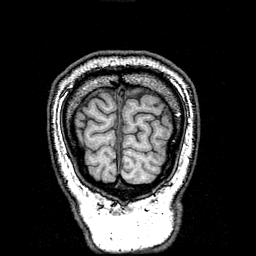
#> input picture 25015.png, 256 x 256 px, found by its file name
$ python laplacian.py
#> lines starting #> are read from the running program, lines starting #| are printed output that depends on the picture
#> further down, gray_bgr is the input picture: shape (256, 256); min 0, max 255, mean 51.6
### src/trad_models/color_model_ulti.py
import numpy as np

def rgb_to_ycbcr(img_rgb: np.ndarray):
    """BT.601 full-swing — returns float32 Y, Cb, Cr each in [0, 255]."""
    rgb = img_rgb.astype(np.float32)
    R, G, B = rgb[..., 0], rgb[..., 1], rgb[..., 2]
    Y  =  0.299   * R + 0.587   * G + 0.114   * B
    Cb = -0.16874 * R - 0.33126 * G + 0.5     * B + 128.0
#> Cb: shape (256, 256) float32; every value is 128
    Cr =  0.5     * R - 0.41869 * G - 0.08131 * B + 128.0
    return Y.astype(np.float32), Cb.astype(np.float32), Cr.astype(np.float32)


def ycbcr_to_rgb(Y: np.ndarray, Cb: np.ndarray, Cr: np.ndarray) -> np.ndarray:
    """Reconstruct uint8 RGB from float32 YCbCr channels."""
    cb, cr = Cb - 128.0, Cr - 128.0
    R = Y                   + 1.402   * cr
    G = Y - 0.34414 * cb   - 0.71414 * cr
    B = Y + 1.772   * cb
    return np.clip(np.stack([R, G, B], axis=-1), 0, 255).astype(np.uint8)


# [155 lines left out: functions rgb_to_hsi, hsi_to_rgb, rgb_to_hsv, hsv_to_rgb, not called in this run]

### src/trad_models/laplacian.py
"""
Laplacian Pyramid Image Fusion Module
======================================
Multi-mode Laplacian-pyramid-based image fusion supporting three strategies:

    1. ``grayscale``  — fuse two grayscale images directly via Laplacian pyramid
    2. ``ycbcr``      — fuse luma (Y) of a grayscale + RGB pair; keep Cb/Cr
    3. ``hsi``        — fuse intensity (I) of a grayscale + RGB pair; keep H/S

All three modes share the same core Laplacian engine
(:func:`_laplacian_fuse_channels`), so swapping the colour-space wrapper
is the only difference between strategies 2 and 3.

Usage
-----
    from laplacian_fusion import fuse

    # Strategy 1 – pure grayscale
    out = fuse(gray1, gray2, mode="grayscale")

    # Strategy 2 – YCbCr  (gray as Y₁, RGB supplies Y₂ + Cb + Cr)
    out = fuse(gray, rgb, mode="ycbcr")

    # Strategy 3 – HSI    (gray as I₁, RGB supplies I₂ + H + S)
    out = fuse(gray, rgb, mode="hsi")

    # All modes accept an optional levels kwarg
    out = fuse(gray, rgb, mode="hsi", levels=4)

API (low-level)
---------------
    laplacian_fusion(img1, img2)            → grayscale fused ndarray
    ycbcr_fusion(gray_img, rgb_img, ...)    → RGB fused ndarray
    hsi_fusion(gray_img, rgb_img, ...)      → RGB fused ndarray
"""

import cv2
import numpy as np
from color_model_ulti import rgb_to_ycbcr, ycbcr_to_rgb, rgb_to_hsi, hsi_to_rgb


# ══════════════════════════════════════════════════════════════════════
# 1.  Pyramid helpers
# ══════════════════════════════════════════════════════════════════════

def _build_gaussian_pyramid(img: np.ndarray, levels: int) -> list:
    """Return a Gaussian pyramid with *levels* downsampling steps."""
#> called with levels = 4
    gp = [img.astype(np.float32)]
    for _ in range(levels):
        img = cv2.pyrDown(img)
        gp.append(img)
#> this loop made 4 passes
#> pass 1, in _build_gaussian_pyramid, `img = cv2.pyrDown(img)`:
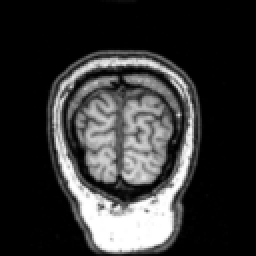
#> img: shape (128, 128) float32 (shown 2 times larger); min 0, max 255, mean 51.6
#> pass 2, in _build_gaussian_pyramid, `img = cv2.pyrDown(img)`:
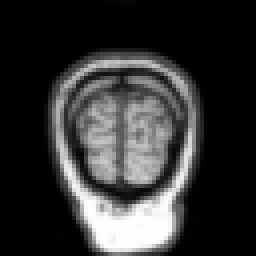
#> img: shape (64, 64) float32 (shown 4 times larger); min 0, max 255, mean 51.6
#> pass 3, in _build_gaussian_pyramid, `img = cv2.pyrDown(img)`:
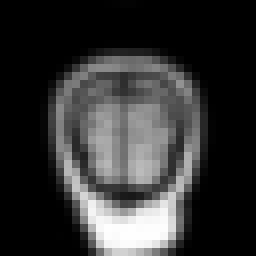
#> img: shape (32, 32) float32 (shown 8 times larger); min 0, max 254.8, mean 51.4
#> after the loop, gp = 5 items
    return gp


def _build_laplacian_pyramid(gp: list) -> list:
    """Convert a Gaussian pyramid into a Laplacian pyramid."""
    lp = []
#> lp = []
    for i in range(len(gp) - 1):
        size = (gp[i].shape[1], gp[i].shape[0])
        up = cv2.pyrUp(gp[i + 1], dstsize=size)
        lp.append(gp[i] - up)
#> this loop made 4 passes
#> size on passes 1 to 4: (256, 256), (128, 128), (64, 64), (32, 32)
#> pass 1, in _build_laplacian_pyramid, `up = cv2.pyrUp(gp[i + 1], dstsize=size)`:
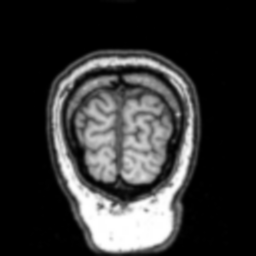
#> up: shape (256, 256) float32; min 0, max 255, mean 51.6
#> pass 2, in _build_laplacian_pyramid, `up = cv2.pyrUp(gp[i + 1], dstsize=size)`:
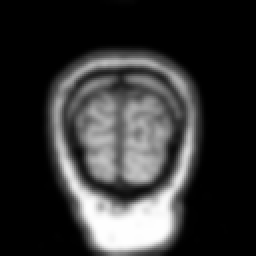
#> up: shape (128, 128) float32 (shown 2 times larger); min 0, max 255, mean 51.7
#> pass 3, in _build_laplacian_pyramid, `up = cv2.pyrUp(gp[i + 1], dstsize=size)`:
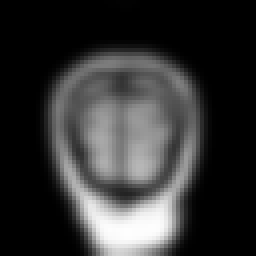
#> up: shape (64, 64) float32 (shown 4 times larger); min 0, max 254.3, mean 51.8
#> after the loop, lp = 4 items
    lp.append(gp[-1])   # coarsest (base / approximation) layer
    return lp


def _reconstruct_from_laplacian(lp: list) -> np.ndarray:
    """Collapse a Laplacian pyramid back to a full-resolution image."""
    img = lp[-1]
    for i in range(len(lp) - 2, -1, -1):
        size = (lp[i].shape[1], lp[i].shape[0])
        img = cv2.pyrUp(img, dstsize=size) + lp[i]
    return img


# ══════════════════════════════════════════════════════════════════════
# 2.  Shared Laplacian engine
# ══════════════════════════════════════════════════════════════════════

def _laplacian_fuse_channels(
    ch1: np.ndarray,
    ch2: np.ndarray,
    levels: int = 4,
) -> np.ndarray:
    """
    Fuse two single-channel float arrays via Laplacian pyramid.

    Rules
    -----
    * Base (coarsest) layer  →  arithmetic mean of both inputs
    * Detail layers          →  coefficient with greater |value|

    Parameters
    ----------
    ch1, ch2 : float32 ndarray, shape (H, W)
        Same spatial size; values in [0, 255] — both must use the same scale.
    levels   : number of pyramid levels (default ``4``).

    Returns
    -------
    float32 ndarray, shape (H, W), values clipped to [0, 255].
    """
    lp1 = _build_laplacian_pyramid(_build_gaussian_pyramid(ch1, levels))
#> lp1 = 5 items
    lp2 = _build_laplacian_pyramid(_build_gaussian_pyramid(ch2, levels))
#> the loop in _build_laplacian_pyramid (call 2), `for i in range(len(gp) - 1):` made 4 passes
#> lp2 = 5 items

    fused_pyramid = []
    for i in range(len(lp1)):
        if i == len(lp1) - 1:
            # Base layer: average (mirrors LL-band averaging in wavelet mode)
            fused_pyramid.append((lp1[i] + lp2[i]) / 2.0)
        else:
            # Detail layers: max absolute energy
            fused_pyramid.append(
                np.where(np.abs(lp1[i]) >= np.abs(lp2[i]), lp1[i], lp2[i])
            )
#> this loop made 5 passes
#> after the loop, fused_pyramid = 5 items

    reconstructed = _reconstruct_from_laplacian(fused_pyramid)
#> the loop in _reconstruct_from_laplacian, `for i in range(len(lp) - 2, -1, -1):` made 4 passes
#> (i, size) on passes 1, 3, 4: (3, (32, 32)), (1, (128, 128)), (0, (256, 256))
    return np.clip(reconstructed, 0, 255).astype(np.float32)


# ══════════════════════════════════════════════════════════════════════
# 3.  Internal: normalise grayscale input
# ══════════════════════════════════════════════════════════════════════

def _to_gray2d(img: np.ndarray, target_scale: float = 255.0) -> np.ndarray:
    """
    Squeeze a grayscale image to shape (H, W) and ensure it is float32
    in [0, *target_scale*].

    Accepts
    -------
    * (H, W)       — already 2-D
    * (H, W, 1)    — single-channel 3-D
    * (H, W, 3)    — already-gray BGR/RGB stored as 3-channel (mean taken)
    * uint8 or float32 input

    Parameters
    ----------
    target_scale : 255.0 for YCbCr mode (Y lives in [0, 255]);
                   1.0   for HSI mode    (I lives in [0, 1]).
    """
    arr = np.squeeze(img)

    if arr.ndim == 3:
        arr = arr.mean(axis=-1)

    if arr.ndim != 2:
        raise ValueError(
            f"Grayscale image must be 2-D after squeezing, got shape {img.shape}"
        )

    arr = arr.astype(np.float32)

    if arr.max() <= 1.0 and target_scale == 255.0:
        arr = arr * 255.0
    elif arr.max() > 1.0 and target_scale == 1.0:
        arr = arr / 255.0

    return arr


# ══════════════════════════════════════════════════════════════════════
# 4.  Public fusion functions
# ══════════════════════════════════════════════════════════════════════

# [25 lines left out: function laplacian_fusion, not called in this run]


def ycbcr_fusion(
    gray_img: np.ndarray,
    rgb_img: np.ndarray,
    levels: int = 4,
) -> np.ndarray:
    """
    **Mode 2 — YCbCr luma fusion.**

    Fuse a grayscale image with an RGB image by operating exclusively on
    the Y (luma) channel.  Cb and Cr are taken from *rgb_img* unchanged,
    preserving all colour information of the RGB source.

    Parameters
    ----------
    gray_img : ndarray, shape (H, W) or (H, W, 1)
        Grayscale source (uint8 or float32).  Treated as Y₁.
    rgb_img  : ndarray, shape (H, W, 3), uint8
        Colour source.  Its Y channel becomes Y₂; Cb and Cr are kept.
    levels   : Laplacian pyramid depth (default ``4``).

    Returns
    -------
    ndarray : uint8 RGB fused image, same spatial dimensions as inputs.

    Notes
    -----
    Both images must share the same (H, W) spatial dimensions.
    The Y channel lives in [0, 255] in BT.601 full-swing encoding.
    """
    Y1 = _to_gray2d(gray_img, target_scale=255.0)

    Y2, Cb, Cr = rgb_to_ycbcr(rgb_img)

    Y_fused = _laplacian_fuse_channels(Y1, Y2, levels=levels)

    return ycbcr_to_rgb(Y_fused, Cb, Cr)
#> in ycbcr_to_rgb, `cb, cr = Cb - 128.0, Cr - 128.0`: cb: shape (256, 256) float32; every value is 0


# [43 lines left out: function hsi_fusion, not called in this run]


# ══════════════════════════════════════════════════════════════════════
# 5.  Unified entry point
# ══════════════════════════════════════════════════════════════════════

_MODES = {
    "grayscale": laplacian_fusion,
    "ycbcr":     ycbcr_fusion,
    "hsi":       hsi_fusion,
}


def fuse(
    img1: np.ndarray,
    img2: np.ndarray,
    mode: str = "grayscale",
    levels: int = 4,
) -> np.ndarray:
    """
    Unified Laplacian fusion entry point.

    Parameters
    ----------
    img1   : first image (grayscale in all modes).
    img2   : second image:
               * ``'grayscale'`` → also grayscale
               * ``'ycbcr'`` or ``'hsi'`` → uint8 RGB
    mode   : one of ``'grayscale'``, ``'ycbcr'``, ``'hsi'``.
    levels : Laplacian pyramid depth (default ``4``).

    Returns
    -------
    Fused image:
        * ``'grayscale'`` → uint8 (H, W)    grayscale
        * ``'ycbcr'``     → uint8 (H, W, 3) RGB
        * ``'hsi'``       → uint8 (H, W, 3) RGB

    Examples
    --------
    >>> import cv2
    >>> from laplacian_fusion import fuse
    >>>
    >>> gray = cv2.imread("mri.png",  cv2.IMREAD_GRAYSCALE)
    >>> rgb  = cv2.imread("pet.png")
    >>> rgb  = cv2.cvtColor(rgb, cv2.COLOR_BGR2RGB)
    >>>
    >>> out_gray  = fuse(gray, gray2, mode="grayscale")
    >>> out_ycbcr = fuse(gray, rgb,   mode="ycbcr",  levels=4)
    >>> out_hsi   = fuse(gray, rgb,   mode="hsi",    levels=4)
    """
    if mode not in _MODES:
        raise ValueError(
            f"Unknown mode '{mode}'. Choose from: {list(_MODES.keys())}"
        )
    return _MODES[mode](img1, img2, levels=levels)


# ══════════════════════════════════════════════════════════════════════
# 6.  CLI / quick demo
# ══════════════════════════════════════════════════════════════════════

if __name__ == "__main__":
    gray_bgr = cv2.imread("data/AANLIB/PET-MRI/MRI/25015.png", cv2.IMREAD_GRAYSCALE)
    rgb_bgr  = cv2.imread("data/AANLIB/PET-MRI/PET/25015.png")

    rgb = cv2.cvtColor(rgb_bgr, cv2.COLOR_BGR2RGB)

    mode = "ycbcr"  # choose from "grayscale", "ycbcr", "hsi"
    result = fuse(gray_bgr, rgb, mode=mode, levels=4)

    if result.ndim == 3:
        result = cv2.cvtColor(result, cv2.COLOR_RGB2BGR)

    cv2.imwrite(f"data/test-sample/{mode}_laplacian_fused.png", result)
    print(f"✓  {mode.upper()} Laplacian fused image saved → data/test-sample/{mode}_laplacian_fused.png")
    print(f"   shape={result.shape}  dtype={result.dtype}")
#|    shape=(256, 256, 3)  dtype=uint8

$ run again, with test.png copied over 25015.png
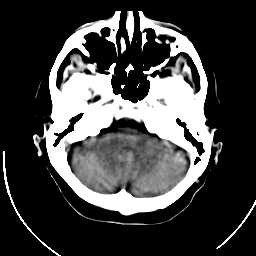
#> input picture test.png, 256 x 256 px, found by its file name
#> gray_bgr is the input picture: shape (256, 256); min 0, max 255, mean 67.2
#> Cb: shape (256, 256) float32; every value is 128
#> after the loop in _build_gaussian_pyramid, `for _ in range(levels):`: gp = 5 items
#> in _build_laplacian_pyramid, `lp = []`: lp = []
#> the loop in _build_laplacian_pyramid, `for i in range(len(gp) - 1):` made 4 passes
#> size on passes 1 to 4: (256, 256), (128, 128), (64, 64), (32, 32)
#> pass 1, in _build_laplacian_pyramid, `up = cv2.pyrUp(gp[i + 1], dstsize=size)`:
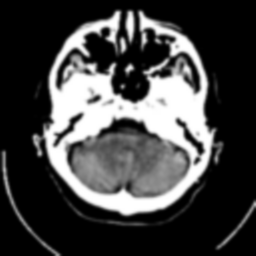
#> up: shape (256, 256) float32; min 0, max 255, mean 67.2
#> pass 3, in _build_laplacian_pyramid, `up = cv2.pyrUp(gp[i + 1], dstsize=size)`:
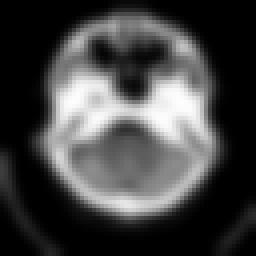
#> up: shape (64, 64) float32 (shown 4 times larger); min 0, max 254.3, mean 67.2
#> after the loop in _build_laplacian_pyramid, `for i in range(len(gp) - 1):`: lp = 4 items
#> lp1 = 5 items
#> the loop in _build_laplacian_pyramid (call 2), `for i in range(len(gp) - 1):` made 4 passes
#> the loop in _laplacian_fuse_channels, `for i in range(len(lp1)):` made 5 passes
#> the loop in _reconstruct_from_laplacian, `for i in range(len(lp) - 2, -1, -1):` made 4 passes
#> (i, size) on passes 1, 3, 4: (3, (32, 32)), (1, (128, 128)), (0, (256, 256))
#> cb: shape (256, 256) float32; every value is 0
#|    shape=(256, 256, 3)  dtype=uint8
